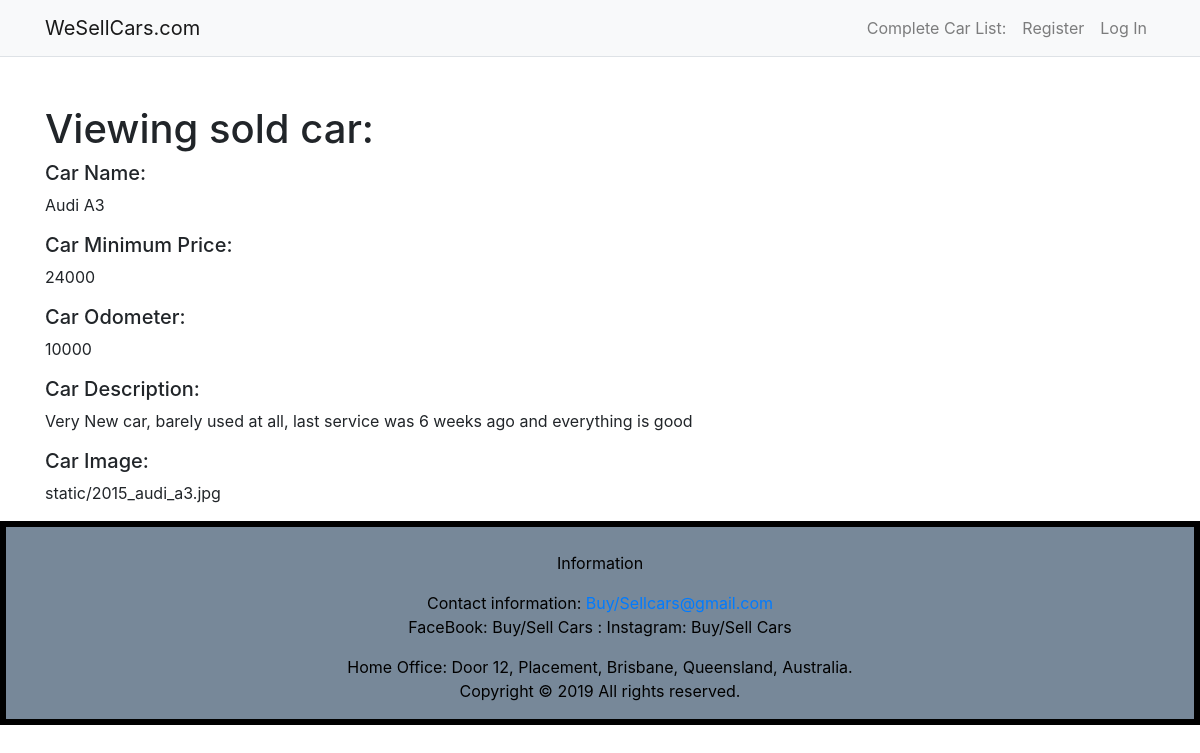
/cars/sold/2, run on the app's committed database.
### travel/models.py (models this page shows, shortened)
class Car(db.Model):
    __tablename__ = 'carlisting'
    id = db.Column(db.Integer, primary_key=True)
    user_id = db.Column(db.String(80))
    name = db.Column(db.String(80))
    minprice = db.Column(db.Integer)
    odometer = db.Column(db.Integer)
    description = db.Column(db.String(200))
    image = db.Column(db.String(400))
    sold = db.Column(db.String(3))
    user_id = db.Column(db.String(80))

### travel/cars.py (the view)
@bp.route('/sold/<id>', methods = ['GET', 'POST'])
def sold(id):
  car = Car.query.filter_by(sold='yes', id=id).first()
  return render_template('cars/sold.html', car=car)

### travel/templates/cars/sold.html
{% extends 'base.html' %}
{% import "bootstrap/wtf.html" as wtf %}
{% block content %}
  <div class="container">
    <div class="row mt-5">
      <div class="col-md-12">
        <h1>Viewing sold car:</h1>
        <h5>Car Name:</h5>
        <p>{{car.name}}</p>
        <h5>Car Minimum Price:</h5>
        <p>{{car.minprice}}</p>
        <h5>Car Odometer:</h5>
        <p>{{car.odometer}}</p>
        <h5>Car Description:</h5>
        <p>{{car.description}}</p>
        <h5>Car Image:</h5>
        <p>{{car.image}}</p>
      </div>
    </div>
  </div>
{% endblock %}

### data on the page
Car: name "Audi A3", minprice "24000", odometer "10000", description "Very New car, barely used at all, last service was 6 weeks ago and everything is good", image "static/2015_audi_a3.jpg"
